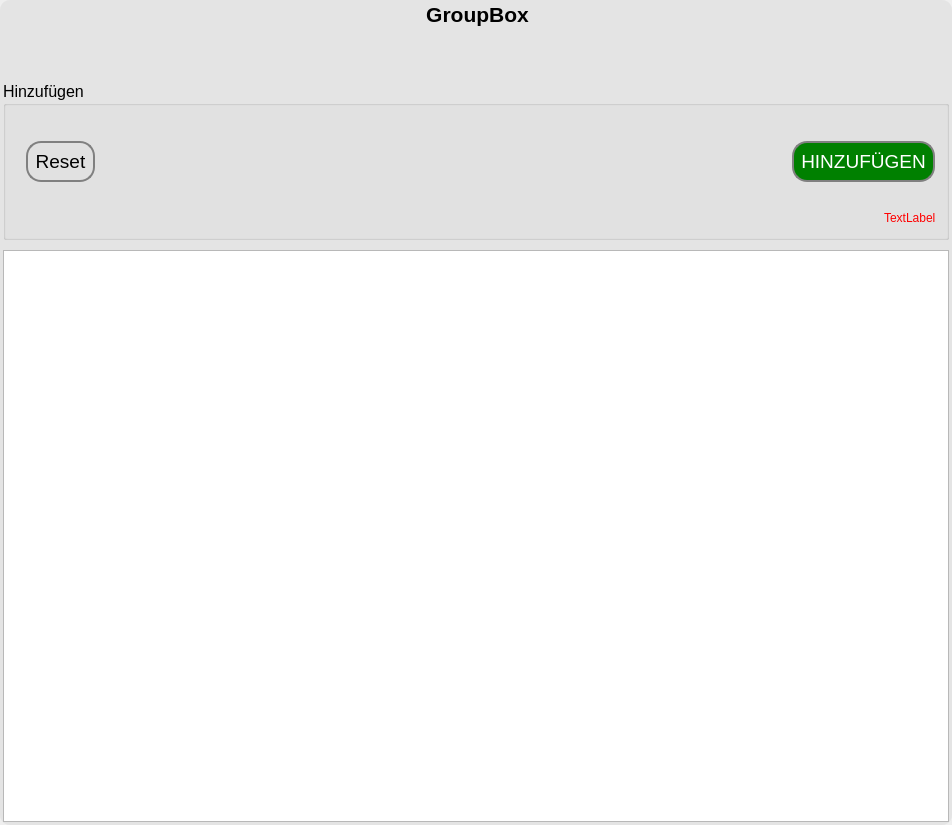
<?xml version="1.0" encoding="UTF-8"?>
<ui version="4.0">
 <class>Form</class>
 <widget class="QWidget" name="Form">
  <property name="geometry">
   <rect>
    <x>0</x>
    <y>0</y>
    <width>952</width>
    <height>825</height>
   </rect>
  </property>
  <property name="windowTitle">
   <string>Form</string>
  </property>
  <property name="styleSheet">
   <string notr="true"/>
  </property>
  <layout class="QGridLayout" name="gridLayout_2">
   <property name="leftMargin">
    <number>0</number>
   </property>
   <property name="topMargin">
    <number>0</number>
   </property>
   <property name="rightMargin">
    <number>0</number>
   </property>
   <property name="bottomMargin">
    <number>0</number>
   </property>
   <item row="0" column="0">
    <layout class="QVBoxLayout" name="verticalLayout">
     <property name="spacing">
      <number>0</number>
     </property>
     <item>
      <widget class="QGroupBox" name="lfbArrayGroup">
       <property name="font">
        <font>
         <pointsize>16</pointsize>
         <weight>75</weight>
         <bold>true</bold>
        </font>
       </property>
       <property name="styleSheet">
        <string notr="true">QGroupBox#lfbArrayGroup{
	background: rgba(0,0,0,0.05);
	border-radius: 10px;
	padding: 10px;
}
</string>
       </property>
       <property name="title">
        <string>GroupBox</string>
       </property>
       <property name="alignment">
        <set>Qt::AlignCenter</set>
       </property>
       <layout class="QGridLayout" name="gridLayout">
        <property name="leftMargin">
         <number>0</number>
        </property>
        <property name="topMargin">
         <number>0</number>
        </property>
        <property name="rightMargin">
         <number>0</number>
        </property>
        <property name="bottomMargin">
         <number>0</number>
        </property>
        <property name="spacing">
         <number>0</number>
        </property>
        <item row="0" column="0">
         <layout class="QVBoxLayout" name="verticalLayout_2">
          <property name="spacing">
           <number>10</number>
          </property>
          <property name="topMargin">
           <number>20</number>
          </property>
          <item>
           <widget class="QLabel" name="lfb_array_error_msg">
            <property name="font">
             <font>
              <pointsize>13</pointsize>
              <weight>75</weight>
              <bold>true</bold>
             </font>
            </property>
            <property name="styleSheet">
             <string notr="true">color:red;</string>
            </property>
            <property name="text">
             <string/>
            </property>
           </widget>
          </item>
          <item>
           <widget class="QgsCollapsibleGroupBox" name="lfbArrayFormGroup">
            <property name="font">
             <font>
              <pointsize>12</pointsize>
             </font>
            </property>
            <property name="styleSheet">
             <string notr="true">QgsCollapsibleGroupBoxBasic::title, QgsCollapsibleGroupBox::title {  subcontrol-origin: margin;  subcontrol-position: top left;  margin-left: 20px;  margin-right: 5px;  left: 0px;  top: 1px;}QgsCollapsibleGroupBoxBasic::title, QgsCollapsibleGroupBox::title {  subcontrol-origin: margin;  subcontrol-position: top left;  margin-left: 20px;  margin-right: 5px;  left: 0px;  top: 1px;}QgsCollapsibleGroupBoxBasic::title, QgsCollapsibleGroupBox::title {  subcontrol-origin: margin;  subcontrol-position: top left;  margin-left: 20px;  margin-right: 5px;  left: 0px;  top: 1px;}QgsCollapsibleGroupBoxBasic::title, QgsCollapsibleGroupBox::title {  subcontrol-origin: margin;  subcontrol-position: top left;  margin-left: 20px;  margin-right: 5px;  left: 0px;  top: 1px;}</string>
            </property>
            <property name="title">
             <string>Hinzufügen</string>
            </property>
            <property name="collapsed">
             <bool>false</bool>
            </property>
            <property name="saveCollapsedState">
             <bool>true</bool>
            </property>
            <layout class="QGridLayout" name="gridLayout_3">
             <property name="leftMargin">
              <number>10</number>
             </property>
             <property name="topMargin">
              <number>0</number>
             </property>
             <property name="rightMargin">
              <number>1</number>
             </property>
             <property name="bottomMargin">
              <number>0</number>
             </property>
             <item row="1" column="0">
              <layout class="QHBoxLayout" name="horizontalLayout_5">
               <item>
                <widget class="QPushButton" name="pushButton">
                 <property name="font">
                  <font>
                   <pointsize>14</pointsize>
                  </font>
                 </property>
                 <property name="cursor">
                  <cursorShape>PointingHandCursor</cursorShape>
                 </property>
                 <property name="styleSheet">
                  <string notr="true">QPushButton{
	border: 2px solid gray;
	border-radius: 15px;
	padding:7px;
	margin: 10px;
	background-color: transparent;
	color: #000;
}
QPushButton:disabled{
	background-color:transparent;
	color: rgba(0,0,0,0.3);
}</string>
                 </property>
                 <property name="text">
                  <string>Reset</string>
                 </property>
                </widget>
               </item>
               <item>
                <spacer name="horizontalSpacer">
                 <property name="orientation">
                  <enum>Qt::Horizontal</enum>
                 </property>
                 <property name="sizeHint" stdset="0">
                  <size>
                   <width>40</width>
                   <height>20</height>
                  </size>
                 </property>
                </spacer>
               </item>
               <item>
                <widget class="QPushButton" name="lfbAddBtn">
                 <property name="font">
                  <font>
                   <pointsize>14</pointsize>
                   <weight>50</weight>
                   <bold>false</bold>
                  </font>
                 </property>
                 <property name="cursor">
                  <cursorShape>PointingHandCursor</cursorShape>
                 </property>
                 <property name="styleSheet">
                  <string notr="true">QPushButton{
	border: 2px solid gray;
	border-radius: 15px;
	padding:7px;
	margin: 10px;
	background-color: green;
	color: #fff;
}
QPushButton:disabled{
	background-color:transparent;
	color: rgba(0,0,0,0.3);
}</string>
                 </property>
                 <property name="text">
                  <string>HINZUFÜGEN</string>
                 </property>
                </widget>
               </item>
              </layout>
             </item>
             <item row="0" column="0">
              <layout class="QGridLayout" name="lfbArrayInput">
               <property name="topMargin">
                <number>25</number>
               </property>
              </layout>
             </item>
             <item row="2" column="0">
              <widget class="QWidget" name="lfb_array_error_2" native="true">
               <property name="enabled">
                <bool>true</bool>
               </property>
               <layout class="QHBoxLayout" name="lfb_array_error">
                <property name="topMargin">
                 <number>10</number>
                </property>
                <item>
                 <spacer name="horizontalSpacer_2">
                  <property name="orientation">
                   <enum>Qt::Horizontal</enum>
                  </property>
                  <property name="sizeHint" stdset="0">
                   <size>
                    <width>40</width>
                    <height>20</height>
                   </size>
                  </property>
                 </spacer>
                </item>
                <item>
                 <widget class="QLabel" name="lfb_array_error_label">
                  <property name="styleSheet">
                   <string notr="true">color:#ff0000;</string>
                  </property>
                  <property name="text">
                   <string>TextLabel</string>
                  </property>
                 </widget>
                </item>
               </layout>
              </widget>
             </item>
            </layout>
           </widget>
          </item>
          <item>
           <widget class="QTableWidget" name="lfbArrayOutput">
            <property name="font">
             <font>
              <pointsize>13</pointsize>
              <weight>50</weight>
              <bold>false</bold>
             </font>
            </property>
            <property name="styleSheet">
             <string notr="true"/>
            </property>
            <property name="editTriggers">
             <set>QAbstractItemView::NoEditTriggers</set>
            </property>
            <property name="dragDropOverwriteMode">
             <bool>false</bool>
            </property>
            <property name="alternatingRowColors">
             <bool>true</bool>
            </property>
            <property name="textElideMode">
             <enum>Qt::ElideNone</enum>
            </property>
            <property name="verticalScrollMode">
             <enum>QAbstractItemView::ScrollPerPixel</enum>
            </property>
            <property name="horizontalScrollMode">
             <enum>QAbstractItemView::ScrollPerPixel</enum>
            </property>
            <property name="sortingEnabled">
             <bool>false</bool>
            </property>
            <attribute name="verticalHeaderStretchLastSection">
             <bool>false</bool>
            </attribute>
           </widget>
          </item>
         </layout>
        </item>
       </layout>
      </widget>
     </item>
    </layout>
   </item>
  </layout>
 </widget>
 <customwidgets>
  <customwidget>
   <class>QgsCollapsibleGroupBox</class>
   <extends>QGroupBox</extends>
   <header>qgscollapsiblegroupbox.h</header>
   <container>1</container>
  </customwidget>
 </customwidgets>
 <resources/>
 <connections/>
</ui>
